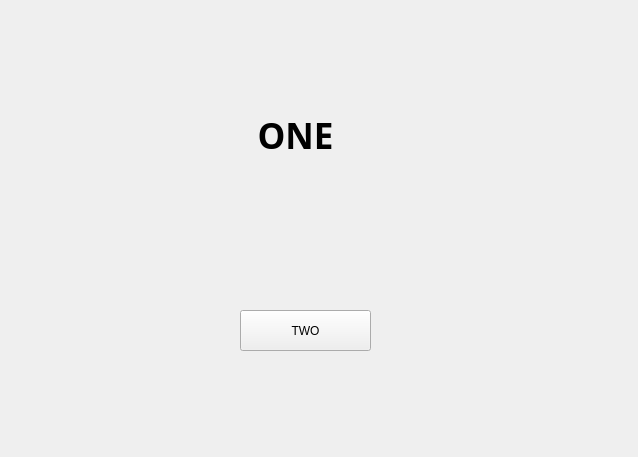
<?xml version="1.0" encoding="UTF-8"?>
<ui version="4.0">
 <class>One</class>
 <widget class="QWidget" name="One">
  <property name="geometry">
   <rect>
    <x>0</x>
    <y>0</y>
    <width>638</width>
    <height>457</height>
   </rect>
  </property>
  <property name="windowTitle">
   <string>Form</string>
  </property>
  <widget class="QPushButton" name="twoBtn">
   <property name="geometry">
    <rect>
     <x>240</x>
     <y>310</y>
     <width>131</width>
     <height>41</height>
    </rect>
   </property>
   <property name="text">
    <string>TWO</string>
   </property>
  </widget>
  <widget class="QLabel" name="label">
   <property name="geometry">
    <rect>
     <x>140</x>
     <y>80</y>
     <width>311</width>
     <height>111</height>
    </rect>
   </property>
   <property name="font">
    <font>
     <family>Arial Black</family>
     <pointsize>26</pointsize>
     <weight>75</weight>
     <bold>true</bold>
    </font>
   </property>
   <property name="text">
    <string>ONE</string>
   </property>
   <property name="alignment">
    <set>Qt::AlignCenter</set>
   </property>
  </widget>
 </widget>
 <resources/>
 <connections/>
</ui>
